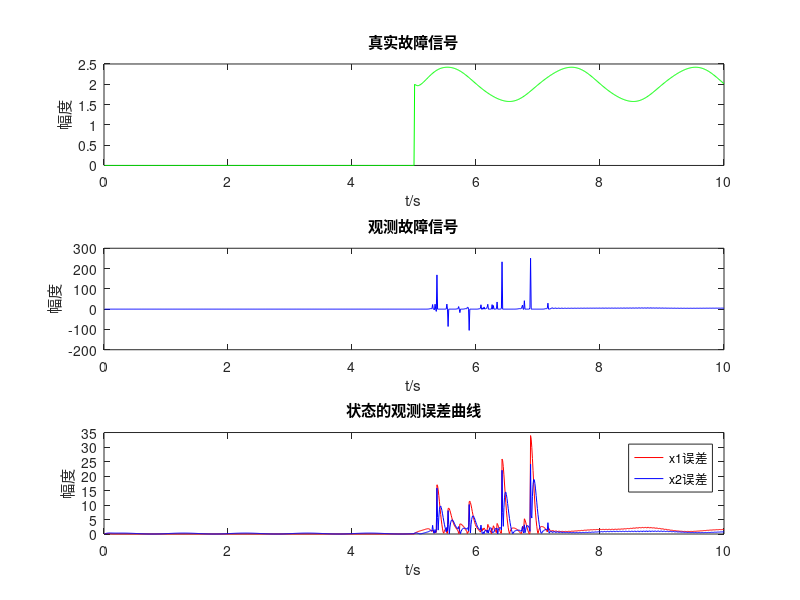
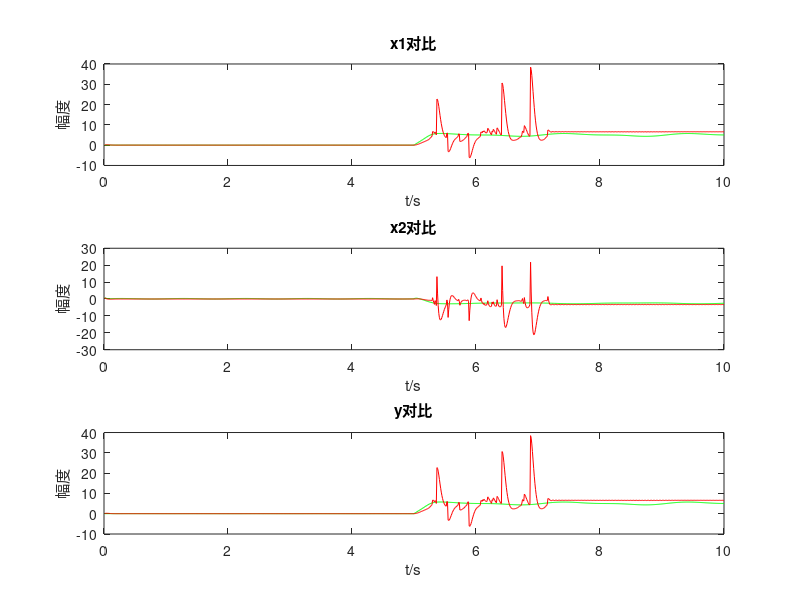

Here is the MATLAB script that generated these plots, in order:
% MATLAB仿真代码：带不确定项和故障信号的系统故障检测

% 初始化参数
clear; clc; close all;
load optimal_fault_rbf_parameters.mat;
load optimal_model_rbf_parameters.mat
% 设置仿真参数
max_iterations = 1000; % 最大迭代次数
T = 1 / (0.01 * max_iterations);
learning_rate = 0.01; % 权值更新的学习率
iteration = 0; % 当前迭代次数

% 初始化系统参数
A = [0, 1; -2, -3];
B = [0; 1];
C = [1, 0];
K = [1; 1];
P = [-0.3794,-0.0474;-0.0474,-0.2371];
% 初始化系统状态和观测器
x = [0; 1]; % 初始系统状态
x_hat = [0; 1]; % 初始观测器状态
y = C * x; % 系统输出
y_hat = C * x_hat; % 观测器输出



% 假设已经训练好的RBF神经网络参数

% 训练后的RBF的中心位置（二维情况）

model_num_neurons = size(model_centers,1); % RBF神经量元数
fault_num_neurons = size(fault_centers,1);
% 训练后的RBF宽度
model_widths = model_sigma;
fault_widths = fault_sigma;
% 权值矩阵初始化
W1 = randn(2, model_num_neurons) * 0.1; % 初始化
W2 = randn(1, fault_num_neurons) * 0.1; 

% 论文中的参数设置
L1 = eye(2); % L1 矩阵，设置为2x2单位矩阵
L2 = eye(1); % L2 矩阵，设置为2x2单位矩阵

Psi = [1; 1]; % 故障影响矩阵,维度为输入*故障信号维数
lambda1 = 0.03; % 学习率参数
lambda2 = 0.03; % 学习率参数

% 故障输入设置（从500次迭代开始，故障信号震荡）
fault_time = 5; % 故障开始的迭代次数

% 数据记录
true_fault = zeros(max_iterations, 1);
observed_fault = zeros(max_iterations, 1);
state_observation_error_x1 = zeros(max_iterations, 1);
state_observation_error_x2 = zeros(max_iterations, 1);
true_x1 = zeros(max_iterations, 1);
true_x2 = zeros(max_iterations, 1);
observation_x1 = zeros(max_iterations, 1);
observation_x2 = zeros(max_iterations, 1);
true_y = zeros(max_iterations, 1);
observation_y = zeros(max_iterations, 1);

%% 仿真循环
while iteration < max_iterations
    % 输入信号
    t = 0.01 * iteration;
    u = 0.5 * sin(2 * pi * t) + 0.5 * cos(0.008 * pi * t); % 输入
    % 计算不确定项
    eta1 = -sin(x(2)) - 0.1 * sin(x(1)) * cos(x(2));
    eta2 = 0.1 * sin(x(1)) * cos(x(2));
    % 故障信号：在迭代次数超过500时变为2
    if t >= fault_time
        theta = 2 + x(2) / (x(1) +1) * sin(pi * t); % 故障信号
    else
        theta = 0; % 无故障
    end
    
    % 记录真实的故障输入
    true_fault(iteration + 1) = theta;
    %% 真实的系统

    % 计算系统的非线性部分
    f = A * x + B * u;
    f1 = f(1);
    f2 = f(2);
    
    % 更新系统状态方程，包含不确定项和故障信号
    dx = [f1 + eta1 + Psi(1) * theta; f2 + eta2 + Psi(2) * theta];
    x = x + dx * T; % 更新状态
    y = C * x; % 更新系统输出

    %% 观测器

    % 将系统状态和输入结合起来作为RBF网络的输入
    % rbf_input = [x; u]; % 将x和u作为输入
    rbf_input_hat = x_hat; % 观测器状态和输入的结合
    
    % 扩展 rbf_input，使其与 centers 的维度匹配
    % rbf_input_expanded = repmat(rbf_input', size(model_centers, 1), 1); % 扩展为 num_neurons x 3
    rbf_input_hat_fault_expanded = repmat(rbf_input_hat', size(fault_centers, 1), 1);
    rbf_input_hat_model_expanded = repmat(rbf_input_hat', size(model_centers, 1), 1);
    % 计算RBF激活函数输出
    phi1 = exp(-sum((rbf_input_hat_model_expanded - model_centers).^2, 2) ./ (2 * model_widths.^2));
    phi2 = exp(-sum((rbf_input_hat_fault_expanded - fault_centers).^2, 2) ./ (2 * fault_widths.^2));
    
    
    % 计算观测误差
    y_epsilon = y - y_hat;
    
    
    % 权值更新公式中的各项计算
    norm_C = norm(C, 'fro');
    norm_y_epsilon_CP = norm((y_epsilon' * C) * P, 'fro');
    norm_y_epsilon_CP_Psi = norm((y_epsilon' * C) * P * Psi, 'fro');
    
    % 计算 W1 和 W2 的更新
    W1_dot = (L1 * ((P * C') * y_epsilon) * phi1' - lambda1 * norm_y_epsilon_CP * L1 * W1) / (norm_C^2);
    W2_dot = (L2 * Psi' * ((P * C') * y_epsilon) * phi2' - lambda2 * norm_y_epsilon_CP_Psi * L2 * W2) / (norm_C^2);


    
    %% 计算矩阵A
    % syms a b
    % 
    % % 定义符号函数 f，使用常量值代替符号常量
    % f = [
    %     -a^2 - a*b - sin(b) - 0.1*sin(a)*cos(b) + 3*t + 0.25*u + theta;
    %     -b^2 + 4*a*b + 0.1*sin(a)*cos(b) + 2*u + theta
    % ];
    % 
    % % 定义变量向量
    % vars = [a; b];
    % 
    % % 解方程
    % solutions = vpasolve(f, vars);
    % 
    % % 将解数值化
    % sol_a = double(solutions.a);
    % sol_b = double(solutions.b);
    % 
    % % 计算雅可比矩阵并代入求解结果
    % A = jacobian(f, vars);
    % A_num = double(subs(A, [a, b], [sol_a, sol_b]));
    
   
    %%
    W2 = fault_weights_optimal';
    W1 = model_weights_optimal';
    
    % dx_hat = A_KC * x_hat + W1 * phi1 + Psi * (W2 * phi2) + K * C * x;
    dx_hat = A * x_hat + W1 * phi1 + Psi * W2 * phi2 + K*(y_epsilon);
    x_hat = x_hat + dx_hat * T; % 更新观测器状态
    y_hat = C * x_hat; % 更新观测器输出
    
    % 记录故障观测和状态观测误差
    
    
    observed_fault(iteration + 1, 1) = W2 * phi2; % 记录观测到的故障信号
    state_observation_error_x1(iteration + 1) = abs(x(1) - x_hat(1)); % 记录x1的观测误差
    state_observation_error_x2(iteration + 1) = abs(x(2) - x_hat(2)); % 记录x2的观测误差
    true_x1(iteration + 1) = x(1);
    true_x2(iteration + 1) = x(2);
    observation_x1(iteration + 1) = x_hat(1);
    observation_x2(iteration + 1) = x_hat(2);
    true_y(iteration + 1) = y;
    observation_y(iteration + 1) = y_hat;

    
    % 迭代次数增加
    iteration = iteration + 1;
    disp(iteration);
end

%% 绘制定理1故障观测结果和状态观测误差曲线
figure;
time = (1:iteration) / 100;
subplot(3, 1, 1);
plot(time, true_fault(1:iteration), 'g');
xlabel('t/s');
ylabel('幅度');
title('真实故障信号');

subplot(3, 1, 2);
plot(time, observed_fault(1:iteration), 'b');
xlabel('t/s');
ylabel('幅度');
title('观测故障信号');

subplot(3, 1, 3);
plot(time, state_observation_error_x1(1:iteration), 'r', 'DisplayName', 'x1误差');
hold on;
plot(time, state_observation_error_x2(1:iteration), 'b', 'DisplayName', 'x2误差');
hold off;
xlabel('t/s');
ylabel('幅度');
title('状态的观测误差曲线');
legend('x1误差', 'x2误差');

figure;
subplot(3, 1, 1);
plot(time, true_x1(1:iteration), 'g');
hold on;
plot(time, observation_x1(1:iteration), 'r');
xlabel('t/s');
ylabel('幅度');
title('x1对比');

subplot(3, 1, 2);
plot(time, true_x2(1:iteration), 'g');
hold on;
plot(time, observation_x2(1:iteration), 'r');
xlabel('t/s');
ylabel('幅度');
title('x2对比');

subplot(3, 1, 3);
plot(time, true_y(1:iteration), 'g');
hold on;
plot(time, observation_y(1:iteration), 'r');
xlabel('t/s');
ylabel('幅度');
title('y对比');

disp('仿真完成');
disp(['总共迭代次数: ', num2str(iteration)]);